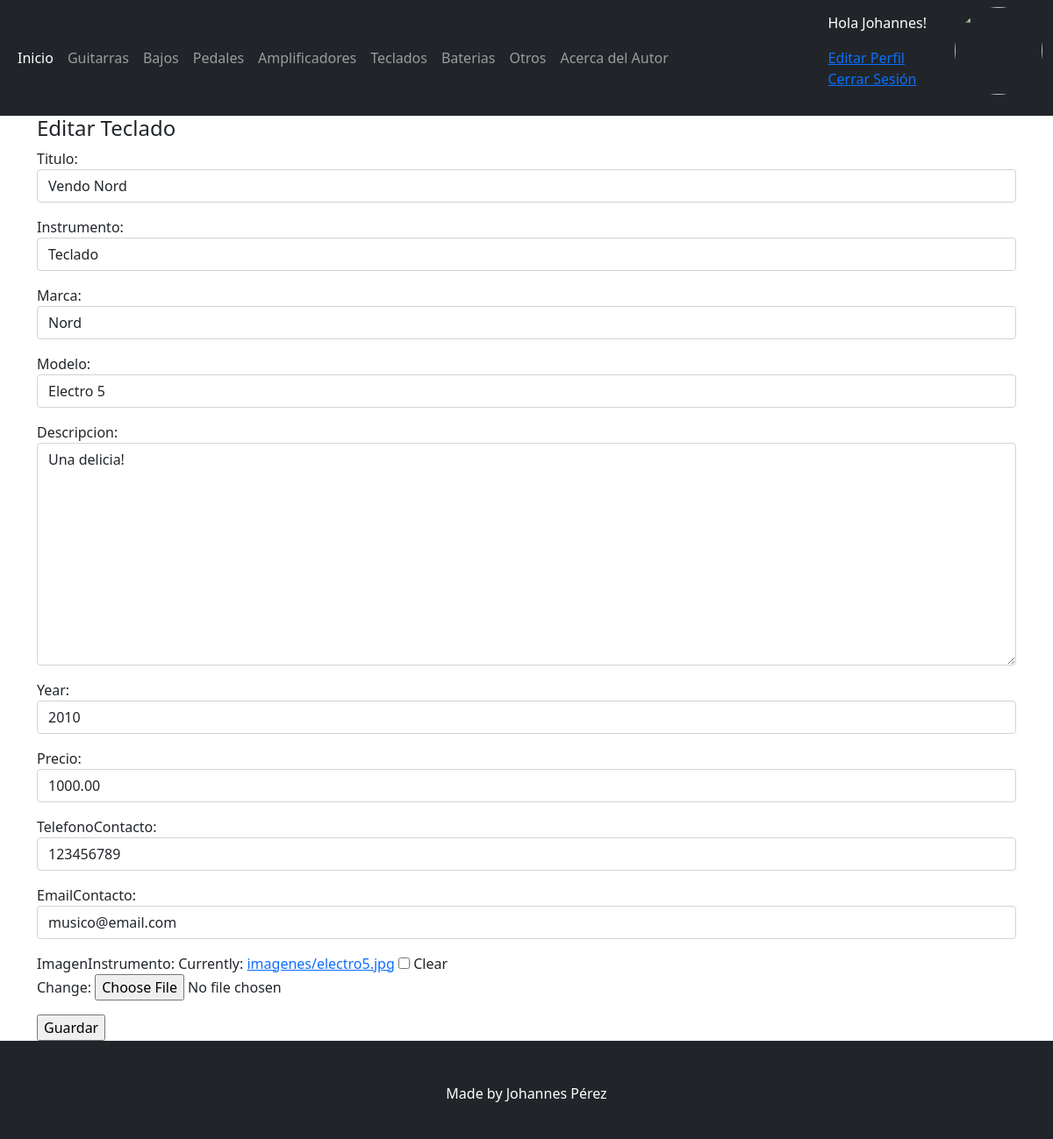
Page /tecladoEdicion/15/ (signed in) on the committed database.
### Base/models.py (models this page shows, shortened)
class Instrumento(models.Model):
    instrumentoSeleccion = (
    ('guitarra','Guitarra'),
    ('bajo', 'Bajo'),
    ('pedal','Pedal'),
    ('bateria','Bateria'),
    ('teclado','Teclado'),
    ('amplificador','Amplificador'),
    ('otro', 'Otro'),
    )
    usuario = models.ForeignKey(User, on_delete=models.CASCADE, null=True, blank=True)
    titulo = models.CharField(max_length=200)
    instrumento = models.CharField(max_length=15, choices=instrumentoSeleccion, default='guitarra')
    marca = models.CharField(max_length=40)
    modelo = models.CharField(max_length=40)
    descripcion = models.TextField(null=True, blank=True)
    year = models.IntegerField()
    precio = models.DecimalField(max_digits=10, decimal_places=2)
    fechaPublicacion = models.DateTimeField(auto_now_add=True)
    telefonoContacto = models.IntegerField()
    emailContacto = models.EmailField()
    imagenInstrumento = models.ImageField(null=True, blank=True, upload_to="imagenes/")

### Base/views.py (the view)
# urls.py: path('tecladoEdicion/<int:pk>/', TecladoUpdate.as_view(), name='teclado_editar'),
class TecladoUpdate(LoginRequiredMixin, UpdateView):
    model = Instrumento
    form_class = ActualizacionInstrumento
    success_url = reverse_lazy('teclados')
    context_object_name = 'teclado'
    template_name = 'Base/tecladoEdicion.html'

### Base/forms.py
class ActualizacionInstrumento(forms.ModelForm):
    class Meta:
        model = Instrumento
        fields = ('titulo', 'instrumento', 'marca', 'modelo', 'descripcion', 'year', 'precio', 'telefonoContacto', 'emailContacto', 'imagenInstrumento')
        widgets = {
            'titulo' : forms.TextInput(attrs={'class': 'form-control'}),
            'instrumento' : forms.Select(attrs={'class': 'form-control'}),
            'marca' : forms.TextInput(attrs={'class': 'form-control'}),
            'modelo' : forms.TextInput(attrs={'class': 'form-control'}),
            'descripcion' : forms.Textarea(attrs={'class': 'form-control'}),
            'year' : forms.TextInput(attrs={'class': 'form-control'}),
            'precio' : forms.TextInput(attrs={'class': 'form-control'}),
            'telefonoContacto' : forms.TextInput(attrs={'class': 'form-control'}),
            'emailContacto' : forms.TextInput(attrs={'class': 'form-control'}),
        }

### Base/templates/Base/tecladoEdicion.html
{% extends 'Base/home.html' %}
{% block content %}
{% if user.id == teclado.usuario.id %}
<div class="container">
    <h4>Editar Teclado</h4>
</div>
<div class="container">
    <div class="form-group">
        <form method="post" enctype="multipart/form-data">{% csrf_token %}
            {{ form.as_p }}
            <input type="submit" value="Guardar">
        </form>
    </div>
</div>
{% else %}
<div class="container">
<h4>No tienes acceso a esta pagina!</h4>
</div>
{% endif %}
{% endblock %}

### Base/templates/Base/home.html (shortened to what this page needs)
<!DOCTYPE html>
<html lang="en">
<head>
    <link href="https://cdn.jsdelivr.net/npm/bootstrap@5.1.3/dist/css/bootstrap.min.css" rel="stylesheet">
    <link rel="stylesheet" href="https://cdnjs.cloudflare.com/ajax/libs/font-awesome/6.1.1/css/all.min.css">
</head>
<body>
    <nav class="navbar navbar-expand-lg navbar-dark bg-dark">
        <div class="container-fluid">
          <div class="collapse navbar-collapse" id="navbarSupportedContent">
            <ul class="navbar-nav me-auto mb-2 mb-lg-0">
              <li class="nav-item">
                <a class="nav-link active" aria-current="page" href="{% url 'home' %}">Inicio</a>
              </li>
              <li class="nav-item">
                <a class="nav-link" href="{% url 'guitarras' %}">Guitarras</a>
              </li>
              <li class="nav-item">
                <a class="nav-link" href="{% url 'bajos' %}">Bajos</a>
              </li>
              <li class="nav-item">
                <a class="nav-link" href="{% url 'pedales' %}">Pedales</a>
              </li>
              <li class="nav-item">
                <a class="nav-link" href="{% url 'amplificadores' %}">Amplificadores</a>
              </li>
              <li class="nav-item">
                <a class="nav-link" href="{% url 'teclados' %}">Teclados</a>
              </li>
              <li class="nav-item">
                <a class="nav-link" href="{% url 'baterias' %}">Baterias</a>
              </li>
              <li class="nav-item">
                <a class="nav-link" href="{% url 'otros' %}">Otros</a>
              </li>
              <li class="nav-item">
                <a class="nav-link" href="{% url 'acerca_de_mi' %}">Acerca del Autor</a>
              </li>
            </ul>
            {% if request.user.is_authenticated %}
            <ul>
              <li>
                <p style="color: white"> Hola {{request.user.first_name}}!</p>
              </li>
              <li>
                <a href="{% url 'editar_perfil' %}">Editar Perfil</a>
              </li>
              <li>
                <a href="{% url 'logout' %}">Cerrar Sesión</a>
              </li>
            </ul>
            <ul>
              <li>
                <img class="rounded-circle" src="{{request.user.avatar.imagenAvatar.url}}" width=100 height=100 alt="">
              </li>
            </ul>
            {% endif %}
          </div>
        </div>
      </nav>
      {% block content %}{% endblock %}
      <footer class="bg-dark text-white pt-5 pb-4">
            <div class="container text-center">
                <p>Made by Johannes Pérez</p>
            </div>
      </footer>
</body>
</html>

### rows in the picture
Instrumento: titulo "Vendo Nord", instrumento "Teclado", marca "Nord", modelo "Electro 5", descripcion "Una delicia!", year "2010", precio "1000.00", telefonoContacto "123456789", emailContacto "musico@email.com"

### other values in the picture
{{ request.user.first_name }} "Johannes"
